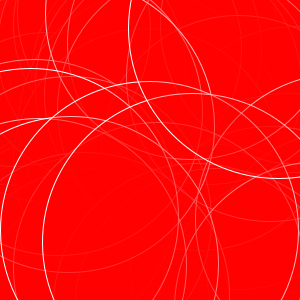
Frame 1 (no input)
Frame 60 (the mouse pressed at the canvas centre just before this capture): identical to frame 1, image omitted
Frame 120 (the mouse held since frame 60 and released just before this capture): identical to frame 1, image omitted

The Processing sketch that drew this single still picture (run headless with seeded random() and noise(); from frame 60 on, the mouse is pressed at the canvas centre):

// Processing sketch: processing_31819
// ── processing_31819.pde

//import processing.pdf.*;


float x = random(350);
float y = random(350);
float color_a =(255);
float count = 10;
// play around with the "times" number to change the amount, size
// and density of the circles.

float times = 300;
 
void setup(){  
  size(300,300);//,PDF,"final10.pdf");

  background(255);
  stroke(255);
  smooth();
  
}

void draw(){
 
while (count<times){

  count = count +1;
 
  float color_b = 100;
   
  fill (color_a,0,0,times/4);
  ellipse(x, y, count, count); 
    x = random(350);
    y = random(350);
  //println("Finished.");
  //exit();

}
}
